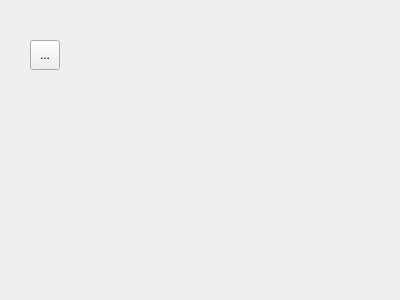
<?xml version="1.0" encoding="UTF-8"?>
<ui version="4.0">
 <class>MoPersonalDialog</class>
 <widget class="QDialog" name="MoPersonalDialog">
  <property name="geometry">
   <rect>
    <x>0</x>
    <y>0</y>
    <width>400</width>
    <height>300</height>
   </rect>
  </property>
  <property name="windowTitle">
   <string>Dialog</string>
  </property>
  <widget class="QToolButton" name="backBtn">
   <property name="geometry">
    <rect>
     <x>30</x>
     <y>40</y>
     <width>30</width>
     <height>30</height>
    </rect>
   </property>
   <property name="text">
    <string>...</string>
   </property>
  </widget>
 </widget>
 <resources/>
 <connections/>
</ui>
